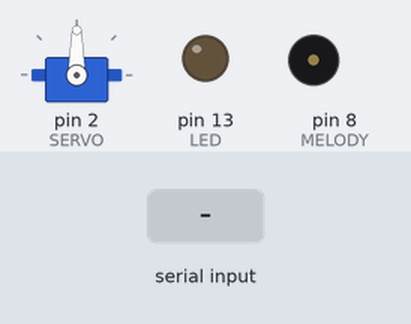
Bench run of a sketch on a simulated Arduino Uno, built with avr-gcc and run on an emulated ATmega328P. Parts: servo, output pins drawn as LEDs (lit = HIGH), buzzer (waves = sounding). The test bench sets the inputs (shaded band). Pins used as bus, display or sensor lines are not drawn; what the sketch prints to the serial monitor is not drawn.

Above: at 1.2 s.
1.3 s: "4" received over Serial
At 3.5 s:
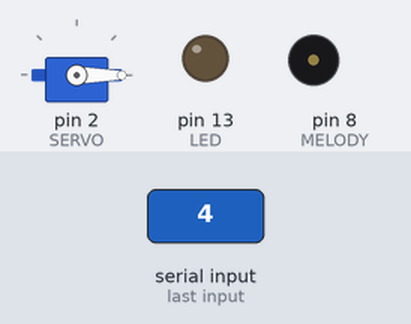
4.3 s: "1" received over Serial
At 5.5 s:
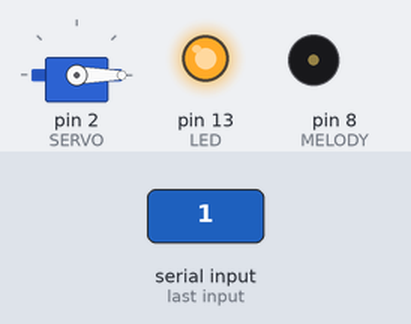
5.8 s: "3" received over Serial
At 6.8 s:
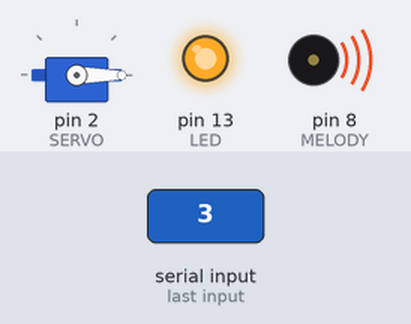
Timing chart, 0 to 13.3 s (numbered marks = the images above; inputs shaded):
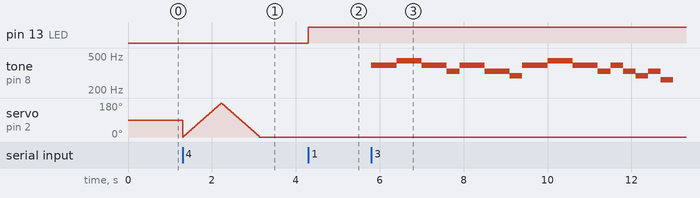

Measured:
- after the input at 4.3 s, pin 13 (LED): LOW → HIGH at once
- after the input at 5.8 s, tone on pin 8 (MELODY): plays 392 Hz for 0.60 s, 440 Hz for 0.60 s, 392 Hz for 0.60 s, 330 Hz for 0.30 s, 392 Hz for 0.60 s, 330 Hz for 0.60 s … (16 notes in this stretch), starting at once

The sketch:

serial0216_1ard_mun1_2use_mine.ino
```cpp
//c, c++
#define LED 13
#define MELODY 8
#define SERVO 2
#define SERVOS 1
//c#
// const int LED = 13;

#define DO1   262 // 4옥타브 도
#define RE    294 // 레
#define MI    330 // 미
#define FA    349
#define SOL   392
#define LA    440
#define SI    494
#define DO2   523
#define DELAY 300
const int hakGyo[] = {SOL, SOL, LA, LA, SOL, SOL, MI, SOL, SOL,
                      MI, MI, RE, SOL, SOL, LA, LA, SOL, SOL, MI, SOL, MI, RE, MI, DO1
                     };

#include <Servo.h>
Servo myservo;
int pos = 0;
void setup() {
  // 시리얼 통신 속도 (baudrate)
  Serial.begin(9600);
  // LED 출력 설정
  pinMode(LED, OUTPUT);
  pinMode(MELODY, OUTPUT);

  myservo.attach(SERVO);
}

void loop() {
  /*
    // 데이터 송신: 아두이노 -> PC
    Serial.print("온도: 26.5℃");
    Serial.println();
    delay(2000);
  */
  controlSystem();
}

void controlSystem() {
  if (Serial.available()) {
    // ---데이터 수신: PC -> 아두이노
    char ch = Serial.read();
    if (ch == '1') {
      digitalWrite(LED, HIGH);
      // 데이터 송신: 아두이노 -> PC
      Serial.println("1. TV(LED) ON");
    } else if (ch == '2') {
      digitalWrite(LED, LOW);
      Serial.println("2. TV(LED) OFF");


    } else if (ch == '3') {
      // 멜로디 재생
      Serial.println("3. 보일러(BUZZER) 가동");
      digitalWrite(MELODY, HIGH);
      musicStart();
      delay(300);
      digitalWrite(MELODY, LOW);


    } else if (ch == '4') {
      digitalWrite(SERVO, HIGH);
      Serial.println("4. Clean On(SERVO)");

      // 서보모터 제어
      for (pos = 0; pos <= 180; pos += 1) { // 0~180도
        myservo.write(pos);
        delay(5);
      }
      for (pos = 180; pos >= 0; pos -= 1) {
        myservo.write(pos);
        delay(5);
      }
    } else if (ch == '5') {
      Serial.println("5. progam exit");
    }
  }
}

void musicStart() {
  for (int i = 0; i < sizeof(hakGyo) / sizeof(int); i++) {
    tone(MELODY, hakGyo[i], 300);
    delay(DELAY);
  }
}
```
